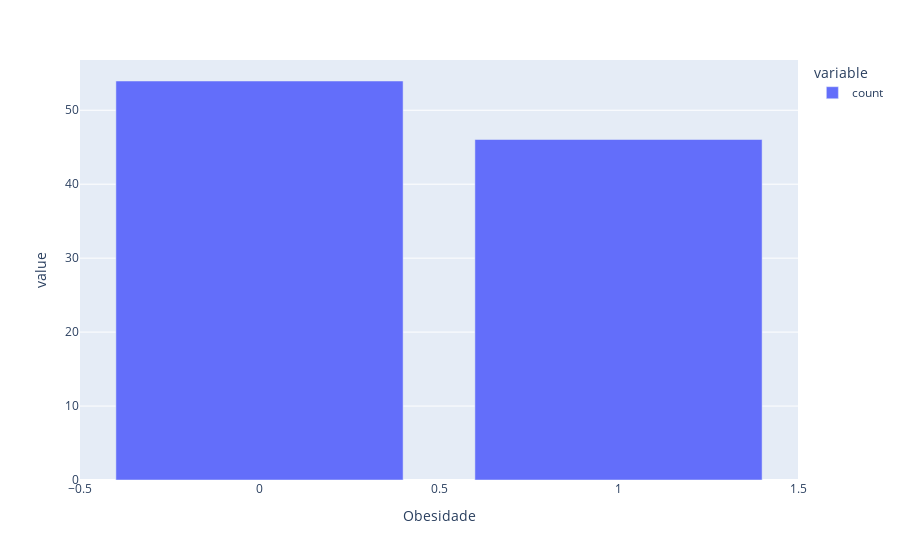

Write notebook code for a chart like this one.
### Code cell
# Distribuição da Variável Target - Obesidade
px.bar(df_obesidade.value_counts('Obesidade') / len(df_obesidade) * 100)

### Figure 1 — Plotly figure (JSON) as saved in the notebook; plotly's stock layout.template omitted (floating-point values rounded to 4 significant figures)
{"data": [{"alignmentgroup": "True", "hovertemplate": "variable=count<br>Obesidade=%{x}<br>value=%{y}<extra></extra>", "legendgroup": "count", "marker": {"color": "#636efa", "pattern": {"shape": ""}}, "name": "count", "offsetgroup": "count", "orientation": "v", "showlegend": true, "textposition": "auto", "type": "bar", "x": [0, 1], "xaxis": "x", "y": [53.96, 46.04], "yaxis": "y"}], "layout": {"barmode": "relative", "legend": {"title": {"text": "variable"}, "tracegroupgap": 0}, "margin": {"t": 60}, "xaxis": {"anchor": "y", "domain": [0, 1], "title": {"text": "Obesidade"}}, "yaxis": {"anchor": "x", "domain": [0, 1], "title": {"text": "value"}}}}
